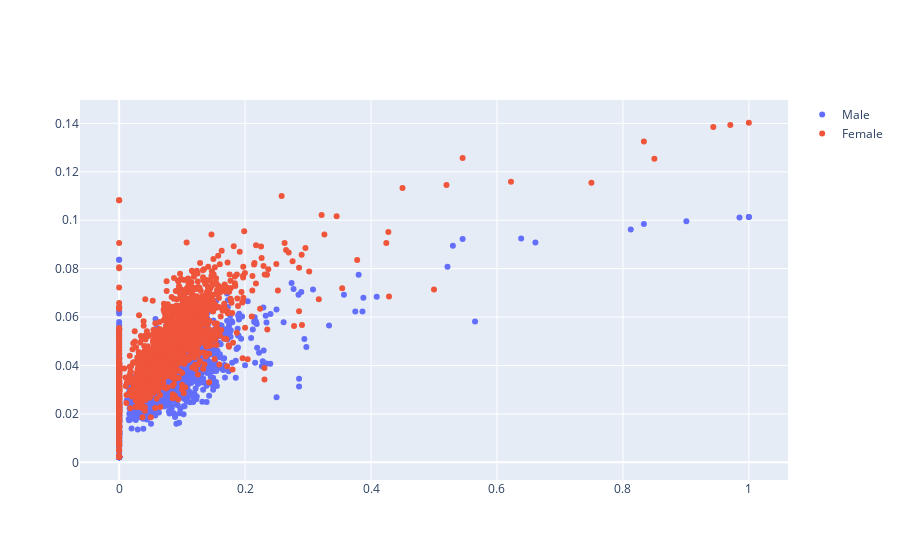

Write notebook code for a chart like this one.
### Code cell


### Figure 1 — Plotly figure (JSON) as saved in the notebook; plotly's stock layout.template omitted (floating-point values rounded to 4 significant figures; data arrays with more than 128 entries replaced by an {"elided": "..."} marker saying what was removed)
{"data": [{"mode": "markers", "name": "Male", "type": "scatter", "x": {"elided": "2643 float values"}, "y": {"elided": "2643 float values"}}, {"mode": "markers", "name": "Female", "type": "scatter", "x": {"elided": "2643 float values"}, "y": {"elided": "2643 float values"}}], "layout": {}}
